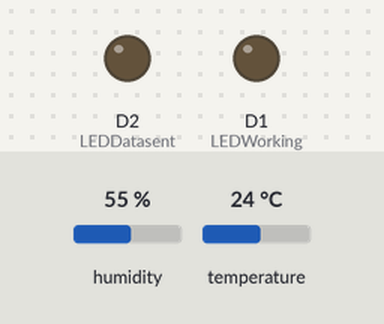
Bench run of a sketch on a simulated ESP8266 (NodeMCU). On the bench: output pins drawn as LEDs (lit = HIGH). The test bench sets the inputs (shaded band); at power-on: humidity 55 %, temperature 24 °C. WiFi joins after 1.5 s; servers stay silent unless stated; what the sketch prints to the serial monitor is not drawn.

Above: at 1.66 s.
At 17.3 s:
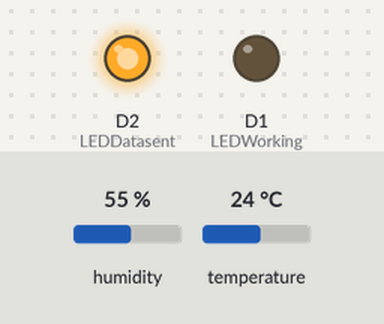
At 32.6 s:
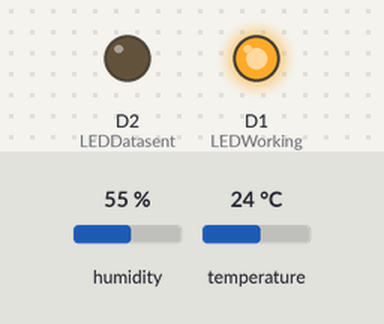
Timing chart, 0 to 40.9 s (numbered marks = the images above):
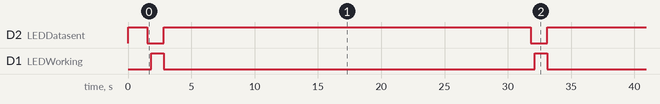

The sketch:

dht21nodemcu.ino
```cpp
/*

Hello! On this code block I will explain by one by how i created online tempeature and humidity monitoring
I used DHT21, 2 LEDs and 10KΩ resistor and two 20KΩ resistors (for LEDs)

--------- DO NOT FORGET TO INSTALL ESP8266 ADD-ON IN ARDUINO IDE ---------

ESP8266 AND ARDUINO IS DIFFERENT - YOU HAVE TO ADJUST YOUR ARDUINO IDE ACCORDING TO ESP8266
ITS SO EASY ->
In your Arduino IDE, go to File> Preferences
Enter http://arduino.esp8266.com/stable/package_esp8266com_index.json into the “Additional Boards Manager URLs” field as shown in the figure below. Then, click the “OK” button
Note: if you already have the ESP32 boards URL, you can separate the URLs with a comma as follows
Open the Boards Manager. Go to Tools > Board > Boards Manager
Search for ESP8266 and press install button for the ESP8266 by ESP8266 Community
Tools > Board > Boards > SELECT YOUR BOARD (NodeMCU 1.0 etc.)
Check the port, you are ready!

---------------------------------------------------------------------------

*/


#include <DHT.h> //https://github.com/adafruit/DHT-sensor-library
#include <ESP8266WiFi.h> //https://github.com/esp8266/Arduino/tree/master/libraries/ESP8266WiFi

//LEDs will be visual confirmation for system
#define LEDWorking D1      //Working Red
#define LEDDatasent D2     //DataSent Blue


uint8_t DHTPIN = D8;      //Pin where the your DHT is connected
DHT dht(DHTPIN, DHT21);   //Write your DHT type here if you are using DHT22 or DHT11 change accordingly

WiFiClient client;

/*

Why you need API Key and What is API Key?
The Read API Key allows your application to read data from the API. You can generate multiple Read API Keys for different applications
Sign in to ThingSpeak using your MATLAB account
Select Channels > My Channels
Select the channel from which to read data
Click the Channel Settings tab and copy the channel ID from the Channel ID parameter
Open the ThingSpeak Read block in your model and paste the copied ID to the Channel ID parameter

*/

String apiKey = "Copy-Paste Your API Key Here";     //Copy-Paste Your API Key Here
const char *ssid =  "Your Wifi Name";        //Write Your Wifi Name Here
const char *pass =  "Your Password";         //Write Your Wifi Password Here
const char* server = "api.thingspeak.com";


void setup()

{

  Serial.begin(115200);
  delay(10);
  pinMode(DHTPIN, INPUT);
  dht.begin();
  pinMode(LEDWorking, OUTPUT);
  pinMode(LEDDatasent, OUTPUT);
  digitalWrite(LEDDatasent, HIGH);
  Serial.println("Connecting to ");
  Serial.println(ssid);

  WiFi.begin(ssid, pass);

  while (WiFi.status() != WL_CONNECTED)

  {
    delay(500);
    Serial.print(".");
  }
   digitalWrite(LEDDatasent, LOW);
  Serial.println(""); Serial.println("WiFi connected"); //When wifi connected, it will write to serial monitor

}


void loop()

{
  digitalWrite(LEDDatasent, LOW);


  /*

------------- How To Add Extra Sensor -------------
    On this section you can add extra sensors
    For example for third sensor as Soil Moisture Sensor
    Define sensor on beginning and do not forget to add codes to setup
    int analogValue = analogRead(A0);
    See the value on monitor
    Serial.println("Analog Value : ");
    Serial.println(analogValue);
    postStr += "&field3=";
    postStr += String(analogValue);
----------------------------------------------------

 */

  float h = dht.readHumidity();
  float t = dht.readTemperature();

  delay(100);

  Serial.print("dht: ");
  Serial.println(t);

  if (client.connect(server, 80))  //   "184.106.153.149" or api.thingspeak.com

  {


    String postStr = apiKey;

    postStr += "&field1=";
    postStr += String(t);

    postStr += "&field2=";
    postStr += String(h);

    postStr += "\r\n\r\n";


    client.print("POST /update HTTP/1.1\n");
    client.print("Host: api.thingspeak.com\n");
    client.print("Connection: close\n");
    client.print("X-THINGSPEAKAPIKEY: " + apiKey + "\n");
    client.print("Content-Type: application/x-www-form-urlencoded\n");
    client.print("Content-Length: ");
    client.print(postStr.length());
    client.print("\n\n");
    client.print(postStr);


    Serial.print("Temperature: ");
    Serial.print(t);
    Serial.print(" degrees Celcius, Humidity: ");
    Serial.print(h);
    Serial.println("%. Sent To IOT");

  }

  client.stop();


  Serial.println("Yeni Veri Alınıyor...");

  digitalWrite(LEDWorking, HIGH); // Visual confirmation, data sent


  // thingspeak needs minimum 15 Seconds Delay Between Updates

  delay(1000);


  digitalWrite(LEDWorking, LOW);

  digitalWrite(LEDDatasent, HIGH);

  delay(29000);


}
```

Measured:
- by itself, D2 (LEDDatasent): alternates HIGH for 29.0 s and LOW for 1.3 s
- by itself, D1 (LEDWorking): alternates HIGH for 1.0 s and LOW for 29.3 s
- by itself, everything shown: repeats every 30.3 s, in 3 steps
